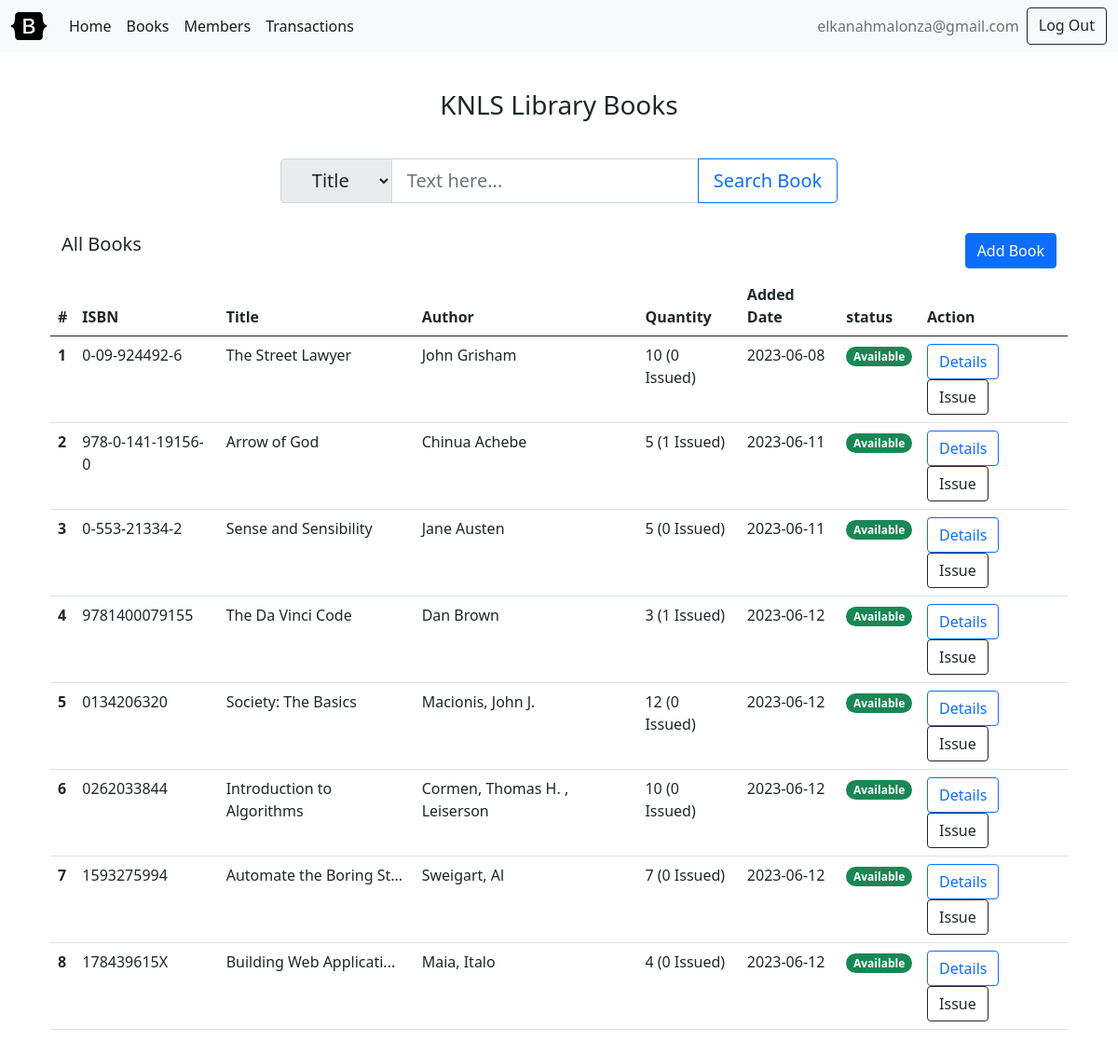
Screenshot of /books/ (signed in) with the database file from the repository.
### library/models.py (models this page shows, shortened)
class User(db.Model):
    uuid = db.Column(db.String(40), primary_key=True, default=str(uuid.uuid1()))
    email = db.Column(db.String(50), nullable=False, index=True, unique=True)
    password = db.Column(db.String, nullable=False)
    date_created = db.Column(db.DateTime, default=dt.datetime.now().astimezone)
    date_modified = db.Column(db.DateTime, onupdate=dt.datetime.now().astimezone)
    members_added = db.relationship(
        "Member",
        backref="user_added_by",
        lazy="dynamic",
        cascade="save-update, merge, refresh-expire, expunge",
        order_by="desc(Member.date_created)",
        foreign_keys="Member.added_by",
    )
    books_added = db.relationship(
        "Book",
        backref="user_added_by",
        lazy="dynamic",
        cascade="save-update, merge, refresh-expire, expunge",
        order_by="desc(Book.date_created)",
        foreign_keys="Book.added_by",
    )
    rent_transactions = db.relationship(
        "Transaction",
        backref="user_rent",
        lazy="dynamic",
        cascade="save-update, merge, refresh-expire, expunge",
        order_by="desc(Transaction.date_created)",
        foreign_keys="Transaction.rented_by",
    )
    returned_transactions = db.relationship(
        "Transaction",
        backref="user_return",
        lazy="dynamic",
        cascade="save-update, merge, refresh-expire, expunge",
        order_by="desc(Transaction.date_created)",
        foreign_keys="Transaction.returned_by",
    )

class Book(db.Model):
    STATUS = ("AVAILABLE", "UNAVAILABLE")
    uuid = db.Column(db.String(40), primary_key=True, default=str(uuid.uuid1()))
    isbn = db.Column(db.String(40), nullable=False, index=True, unique=True)
    name = db.Column(db.String(50), nullable=False, index=True)
    author = db.Column(db.String(50), nullable=False)
    edition = db.Column(db.String(50), nullable=True, default="First")
    publisher = db.Column(db.String(50), nullable=False)
    description = db.Column(db.String, nullable=True)
    quantity = db.Column(db.Integer, default=1)
    date_created = db.Column(db.DateTime, default=dt.datetime.now().astimezone)
    date_modified = db.Column(db.DateTime, onupdate=dt.datetime.now().astimezone)
    added_by = db.Column(db.String(36), db.ForeignKey("user.uuid"))
    transactions = db.relationship(
        "Transaction",
        backref="book_rent",
        lazy="dynamic",
        cascade="save-update, merge, refresh-expire, expunge",
        order_by="desc(Transaction.date_created)",
        foreign_keys="Transaction.book",
    )
    @property
    def status(self):
        if self.number_issued >= self.quantity:
            return "UNAVAILABLE"
        return "AVAILABLE"
    @property
    def number_issued(self):
        number_issued = len(list(self.transactions.filter_by(return_date=None)))
        return number_issued

### library/books/views.py (the view)
class ListBookView(View):
    methods = [
        "GET",
    ]
    decorators = [
        login_required,
    ]
    def dispatch_request(self):
        args = dict(request.args)
        if args.get("search", None) is not None:
            search = request.args["search"]
            field = request.args.get("field", "title")
            title = f"Search results for {field}: '{search}'."
            if field == "isbn":
                stmt = db.select(Book).where(Book.isbn.contains(search))
            elif field == "author":
                stmt = db.select(Book).where(Book.author.contains(search))
            else:
                stmt = db.select(Book).where(Book.name.contains(search))
            books = db.session.execute(stmt).scalars()
        else:
            title = "All Books"
            books = Book.query.all()
        return render_template("books/book_list.html", title=title, items=books)

### library/utils.py (called while the page is built)
def before_request(app):
    @app.before_request
    def load_logged_in_user():
        user_id = session.get("user_id")
        if user_id is None:
            g.user = None
        else:
            g.user = User.query.filter_by(uuid=user_id).one_or_none()

def login_required(view):
    @functools.wraps(view)
    def wrapped_view(*args, **kwargs):
        if g.user is None:
            return redirect(url_for("user_login"))
        return view(*args, **kwargs)
    return wrapped_view

### templates/books/book_list.html (shortened to what this page needs)
{% extends 'base.html' %}
{% block content %}
    <div class="row p-4">
        <div class="col-12 text-center h3 pb-2">KNLS Library Books</div>
        <div class="col-12">
            <div class="row py-4">
                <form method="GET">
                <div class="btn-toolbar justify-content-center" role="toolbar" aria-label="Toolbar with button groups">
                    <div class="input-group input-group-lg">
                        <select name="field" class="input-group-text">
                            <option value="title">Title</option>
                        </select>
                        <input type="text" name="search" class="form-control" placeholder="Text here...">
                        <button class="btn btn-outline-primary" type="submit">Search Book</button>
                    </div>
                </div>
                </form>
            </div>
            <div class="row">
                <div class="d-flex py-2 justify-content-between">
                    <span class="h5">{% block title %}{{title}}{% endblock %}</span>
                    <a class="btn btn-primary" href="{{ url_for('books_create') }}" title="add new books">Add Book</a>
                </div>
                <table class="table">
                    <thead>
                        <tr>
                            <th scope="col">#</th>
                            <th scope="col">ISBN</th>
                            <th scope="col">Title</th>
                            <th scope="col">Author</th>
                            <th scope="col">Quantity</th>
                            <th scope="col">Added Date</th>
                            <th scope="col">status</th>
                            <th scope="col">Action</th>
                        </tr>
                    </thead>
                    <tbody>
                    {% for row in items %}
                        <tr>
                            <th scope="row">{{loop.index}}</th>
                            <td>{{row.isbn}}</td>
                            <td>{{row.name|truncate(25,true,'...')}}</td>
                            <td>{{row.author|truncate(25,true,'...')}}</td>
                            <td>{{row.quantity}} ({{row.number_issued}} Issued)</td>
                            <td>{{row.date_created.strftime('%Y-%m-%d')}}</td>
                            <td>
                                {% if row.status == "AVAILABLE" %}
                                <span class="badge rounded-pill bg-success">Available</span>
                                {% else %}
                                <span class="badge rounded-pill bg-danger">Unavailable</span>
                                {% endif %}
                            </td>
                            <td>
                                <a href="{{url_for('books_retrieve', id=row.uuid)}}" class="btn btn-outline-primary">Details</a>
                                {% if row.status == "AVAILABLE" %}<a href="{{url_for('books_issue', id=row.uuid)}}" class="btn btn-outline-dark">Issue</a> {% endif %}
                            </td>
                        </tr>
                    {% else %}
                        <tr><td class="text-center text-primary" colspan="8">No Data Available</td> </tr>
                    {% endfor %}
                    </tbody>
                </table>
            </div>
        </div>
    </div>
{% endblock %}

### templates/base.html (shortened to what this page needs)
<!doctype html>
<html lang="en">
    <head>
        <link href="{{ url_for('static', filename='bootstrap-5.0.2-dist/css/bootstrap.min.css') }}" rel="stylesheet">
    </head>
    <nav class="navbar navbar-expand-lg navbar-light bg-light">
        <div class="container-fluid">
            <a class="navbar-brand" href="{{ url_for('index') }}">
                <img src="{{ url_for('static', filename='bootstrap-logo-white.svg') }}" width="38" height="30" class="d-inline-block align-top" alt="Bootstrap" loading="lazy" style="filter: invert(1) grayscale(100%) brightness(200%);">
            </a>
            <div class="collapse navbar-collapse" id="navbarSupportedContent">
                <ul class="navbar-nav me-auto mb-2 mb-lg-0">
                    <li class="nav-item">
                        <a class="nav-link active" aria-current="page" href="{{ url_for('index') }}">Home</a>
                    </li>
                    <li class="nav-item">
                        <a class="nav-link active" href="{{ url_for('books_list') }}">Books</a>
                    </li>
                    <li class="nav-item">
                        <a class="nav-link active" href="{{ url_for('members_list') }}">Members</a>
                    </li>
                    <li class="nav-item">
                        <a class="nav-link active" href="{{ url_for('transactions_list') }}">Transactions</a>
                    </li>
                </ul>
                <div class="d-flex">
                {% if g.user %}
                    <ul class="navbar-nav me-auto mb-2 mb-lg-0">
                    <li class="nav-item">
                        <a class="nav-link" aria-current="page" href="#">{{ g.user['email'] }}</a>
                    </li>
                    </ul>
                    <a class="btn btn-outline-dark" href="{{url_for('user_logout')}}">Log Out</a>
                {% else %}
                    <a class="btn btn-outline-dark" href="{{url_for('user_register')}}">Register</a>
                    <a class="btn btn-outline-dark" href="{{url_for('user_login')}}">Log In</a>
                {% endif %}
                </div>
            </div>
        </div>
    </nav>
    <content>
        <section class="container">
            <header class="pt-3">
            </header>
            {% block content %}{% endblock %}
        </section>
    </content>
    </html>

### rows the page displays
User: user.email "elkanahmalonza@gmail.com"
Book: isbn "0-09-924492-6", name "The Street Lawyer", author "John Grisham", quantity "10", number_issued "0", date_created "2023-06-08", shows "Available"
Book: isbn "978-0-141-19156-0", name "Arrow of God", author "Chinua Achebe", quantity "5", number_issued "1", date_created "2023-06-11", shows "Available"
Book: isbn "0-553-21334-2", name "Sense and Sensibility", author "Jane Austen", quantity "5", number_issued "0", date_created "2023-06-11", shows "Available"
Book: isbn "9781400079155", name "The Da Vinci Code", author "Dan Brown", quantity "3", number_issued "1", date_created "2023-06-12", shows "Available"
Book: isbn "0134206320", name "Society: The Basics", author "Macionis, John J.", quantity "12", number_issued "0", date_created "2023-06-12", shows "Available"
Book: isbn "0262033844", name "Introduction to Algorithms", author "Cormen, Thomas H. , Leiserson", quantity "10", number_issued "0", date_created "2023-06-12", shows "Available"
Book: isbn "1593275994", name "Automate the Boring St...", author "Sweigart, Al", quantity "7", number_issued "0", date_created "2023-06-12", shows "Available"
Book: isbn "178439615X", name "Building Web Applicati...", author "Maia, Italo", quantity "4", number_issued "0", date_created "2023-06-12", shows "Available"

### other values shown
{{ title }} "All Books"
